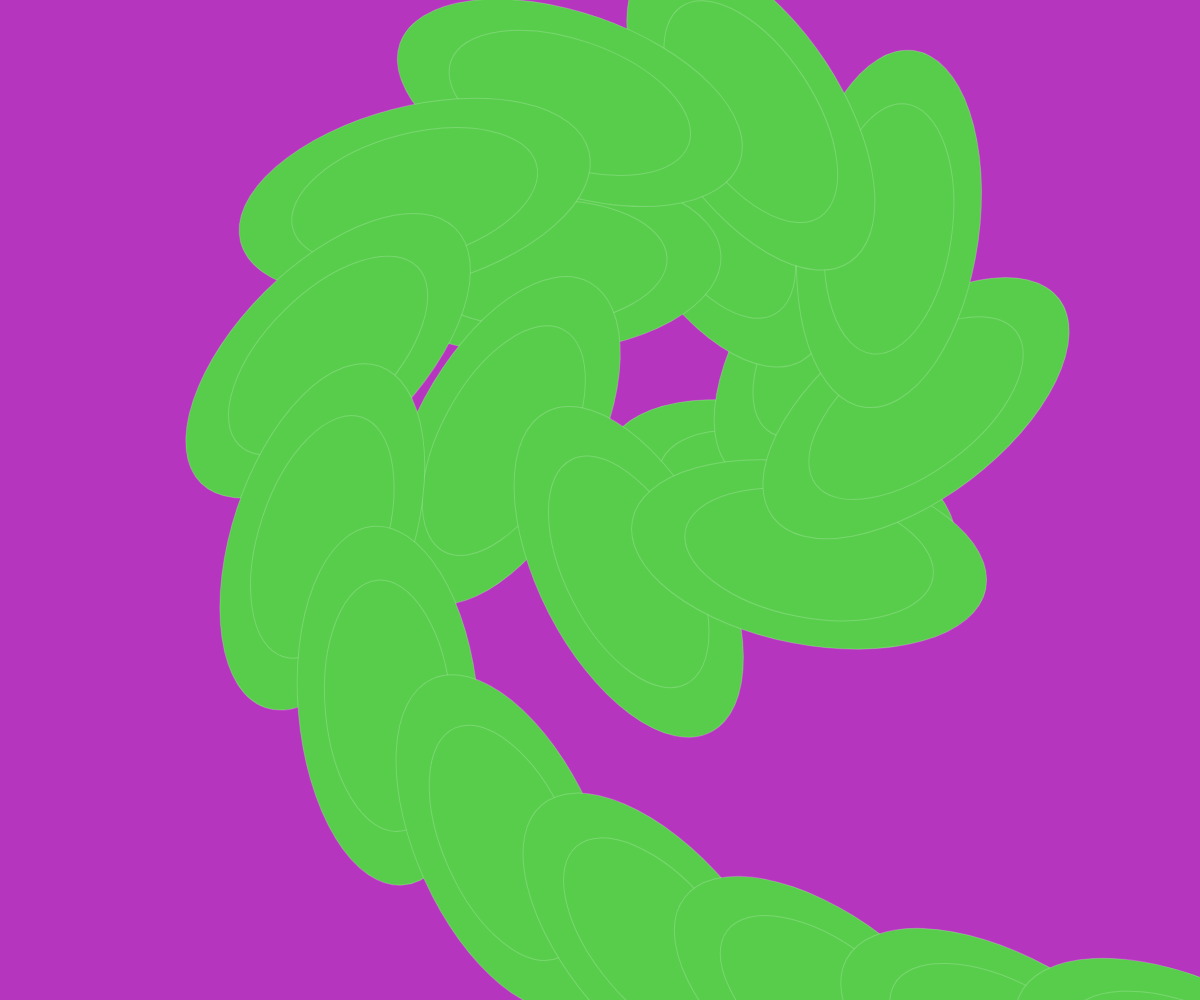
Frame 1 (no input)
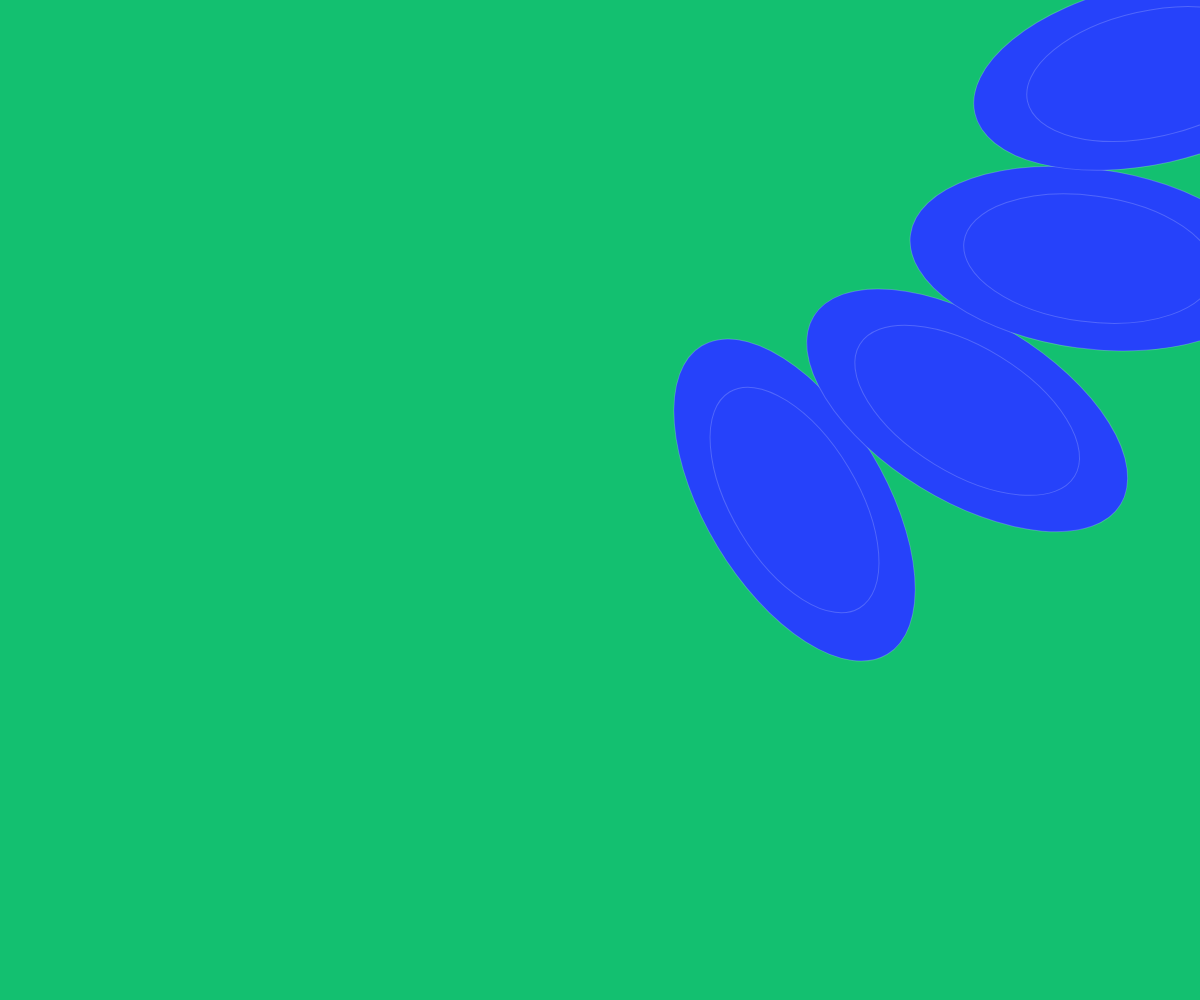
Frame 60 (no input)
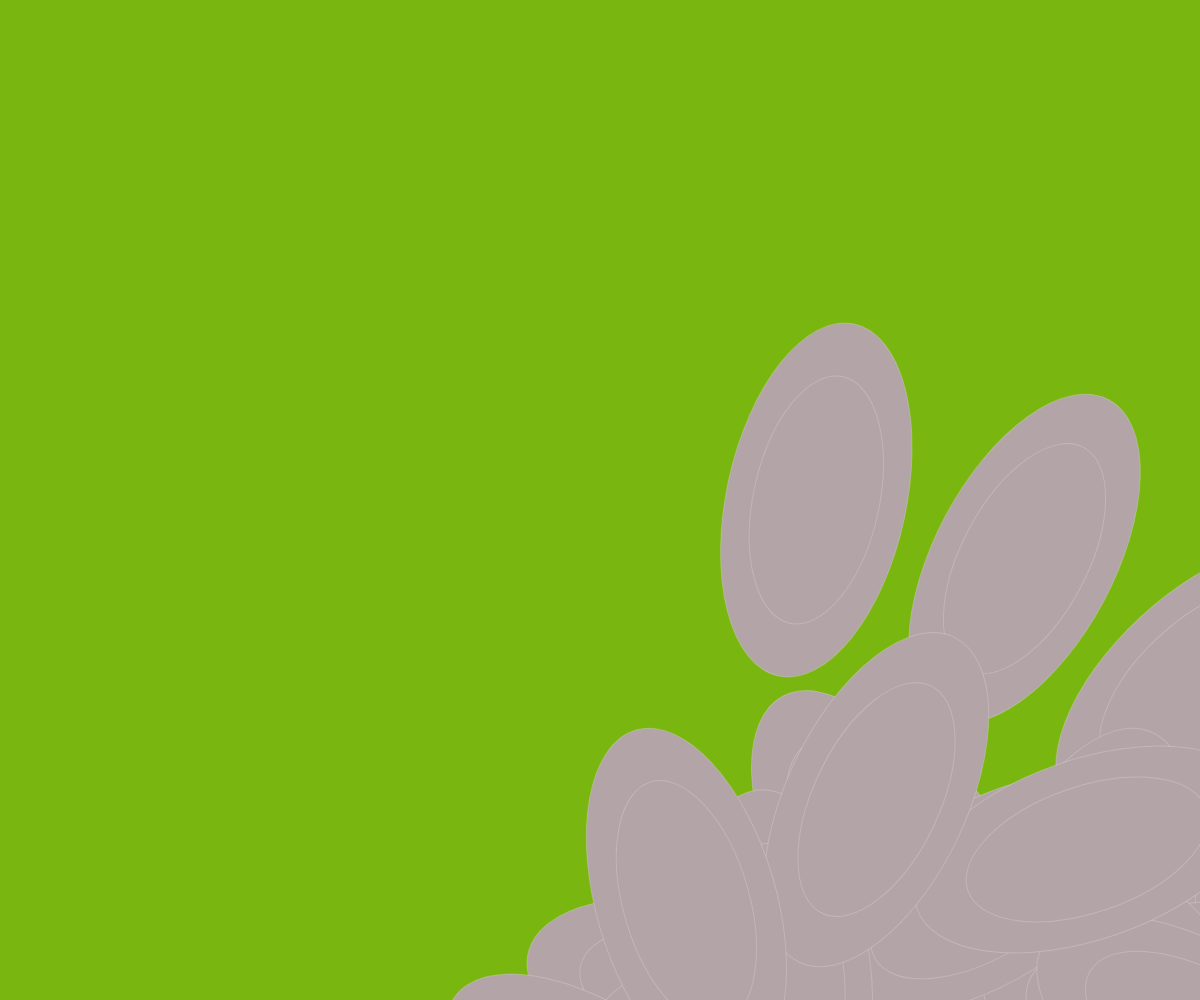
Frame 120 (the mouse pressed at the canvas centre since frame 60)

The p5.js sketch that drew these frames (run headless with seeded random() and noise() and a simulated clock; from frame 60 on, the mouse is pressed at the canvas centre):

// p5.js sketch
// ── sketch.js
// Radial Pattern 1

var frames = 500
var num = 100; // try numbers up to 40
var theta = 5;

function setup() {
    createCanvas(windowWidth, windowHeight);
    background(0);
}

function draw() {
    background(random(255), random(255), random(255));
    fill(random(255), random(255), random(255));
    stroke(255, 50);
    translate(width / 2, height / 2);
    for (i = 0; i < num; i++) {
        push();
        let offSet = TWO_PI / num * i;
        rotate(offSet);
        sz = width * .15;
        x = map(sin(theta), -1, 1, sz, width * .2);
        translate(x, 0);
        push();
        rotate(theta);
        ellipse(0, 0, sz, sz * 2);
        ellipse(0, 0, sz * .7, sz * 2 * .7);
        // if (i % 2 == 0) {
        //     ellipse(0, 0, sz, sz * 2);
        // } else {
        //     ellipse(0, 0, sz * .7, sz * 2 * .7);
        // }

        // pop();
        // pop();
    }
    theta += TWO_PI / frames;
}
